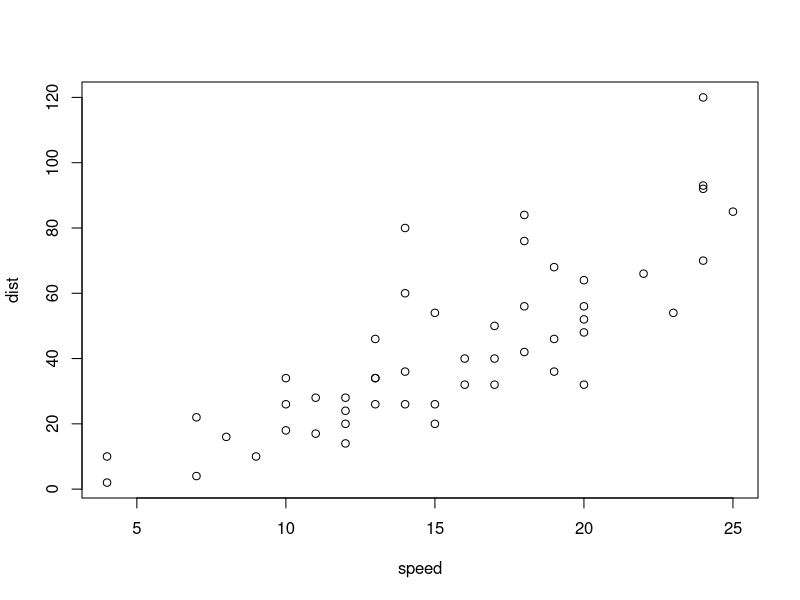
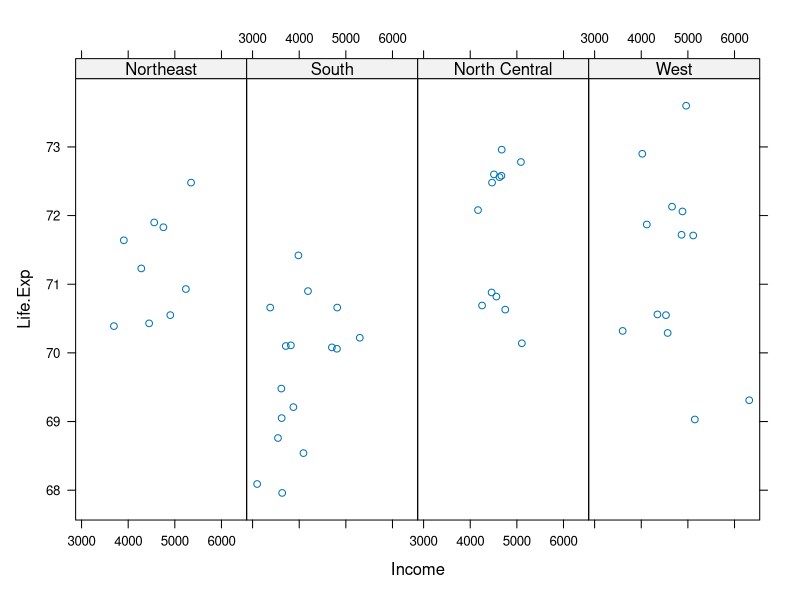
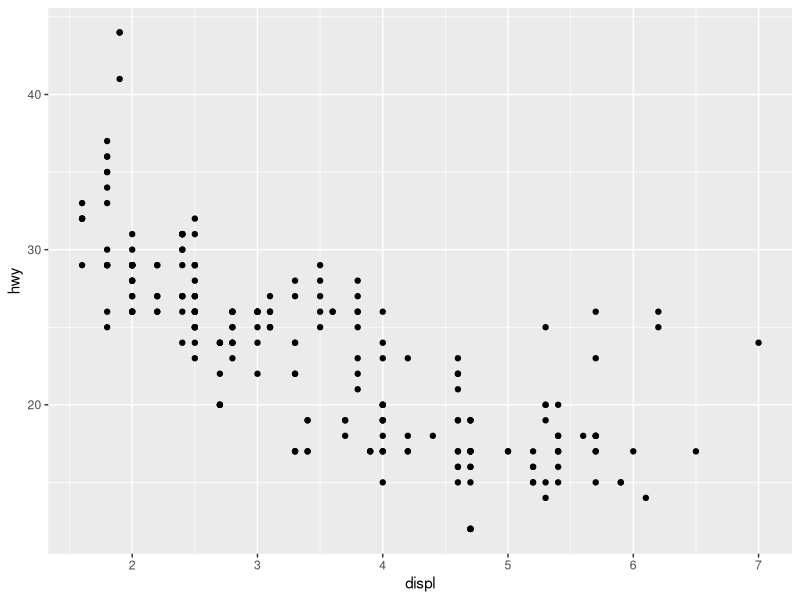
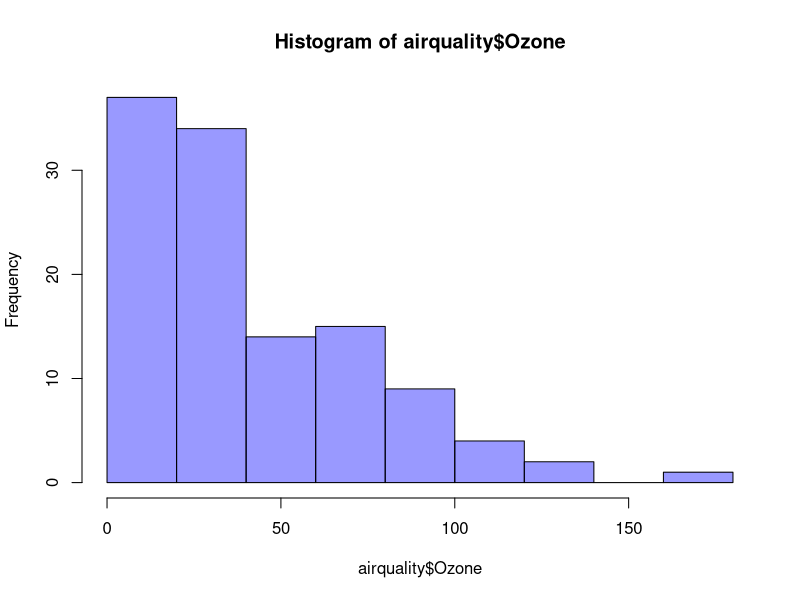
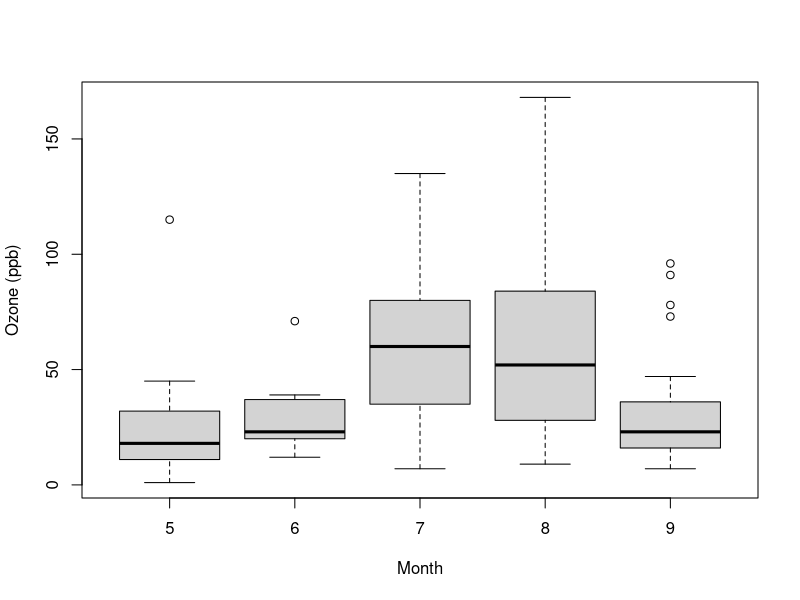
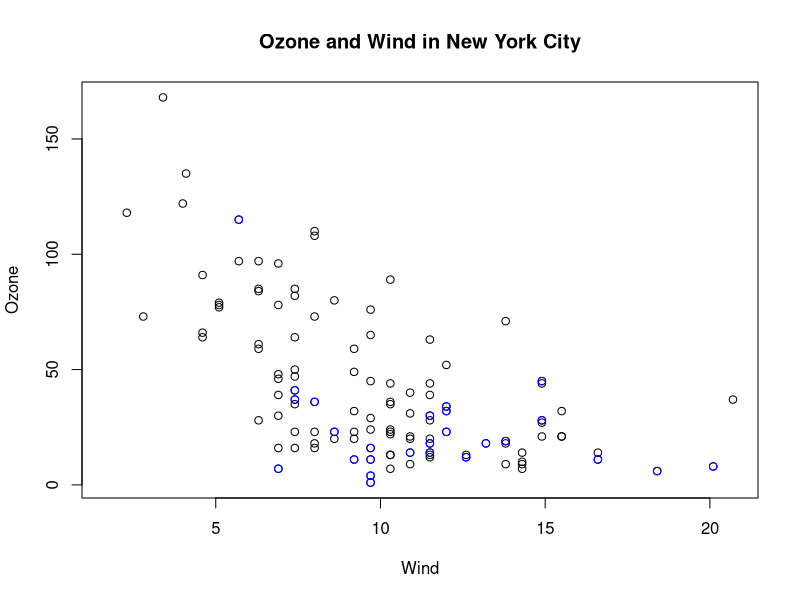
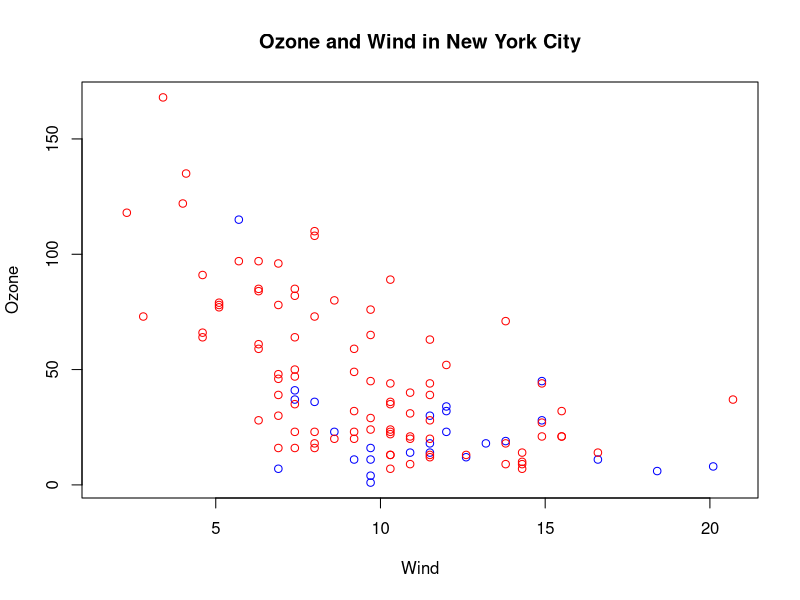

Write the R code that produced these figures, in order. (Note: this script raises an error after producing the figures.)
## ---- chunk 1
myfunction <- function() {
  x <- rnorm(100)
  mean(x)
}
 myfunction()
## ---- chunk 2
getwd()
## ---- chunk 3
#Base Plot
library(datasets)
data(cars)
with(cars, plot(speed, dist))
## ---- chunk 4
#Lattice Plot
library(lattice)
state <- data.frame(state.x77, region = state.region)
xyplot(Life.Exp ~ Income | region, data = state, layout = c(4,1))
## ---- chunk 5
#ggplot
library(ggplot2)
data(mpg)
qplot(displ, hwy, data = mpg)
## ---- chunk 6
#Simple Base Graphics: Histogram
library(datasets)

#Crear color
t_col <- function(color, percent = 50, name = NULL) {
  rgb.val <- col2rgb(color)
  t.col <- rgb(rgb.val[1], rgb.val[2], rgb.val[3],
             max = 255,
             alpha = (100 - percent) * 255 / 100,
             names = name)
  invisible(t.col)
}

micolor <- t_col("blue", perc = 60, name = "lr.blue")
#par(bg = "blue")
hist(airquality$Ozone, col = micolor) #Draw a new plot
## ---- chunk 7
#Simple Base Graphics: Boxplot



library(datasets)
airquality <- transform(airquality, Month = factor(Month))
boxplot(Ozone ~ Month, airquality, xlab = "Month", ylab = "Ozone (ppb)")
## ---- chunk 8
library(ggplot2)
with(airquality, plot(Wind, Ozone, main = "Ozone and Wind in New York City"))
with( subset( airquality, Month == 5), points(Wind, Ozone, col = "blue"))
## ---- chunk 9
with(airquality, plot( Wind, Ozone, main = "Ozone and Wind in New York City", type = "n"))
with( subset( airquality, Month == 5), points( Wind, Ozone, col = "blue"))
with( subset( airquality, Month != 5), points( Wind, Ozone, col = "red"))
legend("topright", pch = 1, col = 1, col = c("blue", "red"), legend = c( "May", "Other Months"))
## ---- chunk 10
with( airquality, plot( Wind, Ozone, main = "Ozone and Wind in New York City", pch = 20))
model <- lm( Ozone ~ Wind, airquality)
abline( model, lwd = 2, col = "blue")
summary(model)
## ---- chunk 11
par( mfrow = c(1,2))
with( airquality, {
  plot( Wind, Ozone, main = "Ozone and Wind", pch = 7)
  plot( Solar.R, Ozone, main = "Ozone and Solar Radiation")
})
## ---- chunk 12
par( mfrow = c(1,3), mar = c( 4, 4, 2, 1), oma = c( 0, 0, 2, 0))
with( airquality, {
  plot(Wind, Ozone, main = "Ozone and Wind")
  plot( Solar.R, Ozone, main = "Ozone and Solar Radiation")
  plot(Temp, Ozone, main = "Ozone and Temperature")
  mtext("Ozone and Weather in New York City", outer = TRUE)
})
## ---- chunk 13
x <- rnorm(100)
hist(x)
y <- rnorm(100)
plot(x, y)
par(mar = c(3 ,3 ,3 ,3 ))
plot(x, y)
## ---- chunk 14
Y <- rnorm(100)
plot(x, y, pch = 20)
title("Scatterplot")
text(-2, -2, "Label")
legend("topleft", legend = "Data", pch = 20)
fit <- lm(y ~ x)
abline(fit, lwd = 3, col = "blue")
## ---- chunk 15
z <- rpois(100, 2)
par(mfrow = c(2, 1))
plot(x, y, pch = 20, ylab = "Eje Y")
plot(x, z, pch = 18)
## ---- chunk 16
library(lattice)
library(datasets)

##Simple scatterplot
xyplot(Ozone ~ Wind, data = airquality)
## ---- chunk 17
airquality <- transform(airquality, Month = factor(Month))
xyplot(Ozone ~ Wind | Month, data = airquality, layout = c(5,1))
## ---- chunk 18
set.seed(10)
x <- rnorm(100)
f <- rep(0:1, each = 50)
y <- x + f -f * x + rnorm(100, sd = 0.5)
f <- factor(f, labels = c("Group 1", "Group 2"))
xyplot(y ~ x | f, layout = c(2,1)) #Plot con dos paneles
## ---- chunk 19
## Custom panel function
xyplot(y ~ x | f, panel = function(x, y, ...){
  panel.xyplot(x, y, ...) ## Default panel function
  panel.abline(h = median(y),lty = 2)
})
## ---- chunk 20
## Custom panel function
xyplot(y ~ x | f, panel = function(x, y, ...){
  panel.xyplot(x, y, ...) ## Default panel function
  panel.lmline(x, y, col = 2) ##linear regression
})
## ---- chunk 21
library(ggplot2)
str(mpg)
## ---- chunk 22
qplot(displ, hwy, data = mpg)
## ---- chunk 23
qplot(displ, hwy, data = mpg, color = drv)
## ---- chunk 24
qplot(displ, hwy, data = mpg, geom = c("point", "smooth"))
## ---- chunk 25
qplot(hwy, data = mpg, fill = drv)
## ---- chunk 26
qplot(displ,hwy, data = mpg, facets = .~drv)
qplot(hwy, data = mpg, facets = drv~., binwidth = 2)
## ---- chunk 27
qplot(log(hwy), data = mpg)
qplot(log(hwy), data = mpg, geom = "density")
qplot(log(hwy), data = mpg, geom = "density", color = drv)
## ---- chunk 28
qplot(log(displ),log(hwy), data = mpg, color = drv)+geom_smooth(method = "lm")
qplot(log(displ),log(hwy), data = mpg, facets =  .~drv)+geom_smooth(method = "lm")

## ---- chunk 29
library(ggplot2)
g <- ggplot(mpg, aes(displ, hwy))
summary(g)
p <- g + geom_point() 
print(p)
## ---- chunk 30
g <- ggplot(mpg, aes(displ, hwy))
p <- g + geom_point(color = "steelblue", size =4, alpha = (1/2)) 
print(p)
p <- g + geom_point(aes(color = cty), size =4, alpha = (1/2)) 
print(p)
## ---- chunk 31
testdat <- data.frame(x= 1:100, y = rnorm(100))
g <- ggplot(testdat, aes( x= x, y = y))
g+geom_line() + coord_cartesian(ylim = c(-3,3))

## ---- chunk 32
set.seed(1234)
par(mar = c(0, 0, 0, 0))
x <- rnorm(12, mean = rep(1:3, each = 4), sd =0.2)
y <- rnorm(12, mean = rep(c(1,2,1),each = 4), sd =.2)
plot(x, y, col = "blue", pch = 19, cex = 2)
text(x + .05, y + .05, labels = as.character(1:12))

## ---- chunk 33
dataFrame <- data.frame(x = x, y = y)
dist(dataFrame)
## ---- chunk 34
dataFrame <- data.frame(x=x, y=y)
distxy <- dist(dataFrame)
hClustering <- hclust(distxy)
plot(hClustering)
## ---- chunk 35
myplclust <- function(hclust, lab = hclust$labels, lab.col = rep(1,length(hclust$labels)), hang = 0.1,...){
  y < -rep(hclust$height,2)
  x <- as.numeric(hclust$merge)
  y <- y[which(x < 0)]
  x <- x[which(x < 0)]
  x <- abs(x)
  y <- y[order(x)]
  x <- x[order(x)]
  plot(hclust, labels = FALSE, hang = hang, ...)
  text(x = x, y = y[hclust$order] - (max(hclust$height) + hang), labels = lab[hclust$order], col = lab.col[hclust$order], srt = 90, adj = c(1,0.5), xpd = NA, ...)
}
## ---- chunk 36
dataFrame <- data.frame(x = x, y = y)
distxy <- dist(dataFrame)
hClusterin <- hclust(distxy)
myplclust(hClustering, lab = rep(1:3, each = 4), lab.col = rep(1:3, each = 4))
## ---- chunk 37
dataFrame <- data.frame(x = x, y = y)
set.seed(143)
dataMatrix <- as.matrix(dataFrame)[sample(1:12), ]
heatmap(dataMatrix)
## ---- chunk 38
set.seed(1234)
par(mar = c(0, 0, 0, 0))
x <- rnorm(12, mean = rep(1:3, each = 4), sd =0.2)
y <- rnorm(12, mean = rep(c(1,2,1),each = 4), sd =.2)
plot(x, y, col = "blue", pch = 19, cex = 2)
text(x + .05, y + .05, labels = as.character(1:12))
## ---- chunk 39
dataFrame <- data.frame(x, y)
kmeansObj <- kmeans(dataFrame, centers = 3)
names(kmeansObj)
## ---- chunk 40
kmeansObj$cluster
## ---- chunk 41
par(mar = rep(0.2, 4))
plot(x, y, col = kmeansObj$cluster, pch = 19, cex = 2)
points(kmeansObj$centers, col = 1:3, pch = 3, cex = 3, lwd = 3)
## ---- chunk 42
set.seed(1234)
dataMatrix <- as.matrix(dataFrame)[sample(1:12), ]
kmeansObj2 <- kmeans(dataMatrix, centers = 3)
par(mfrow = c(1,2), mar = c(2, 4, .1, .1))
image(t(dataMatrix)[, nrow(dataMatrix):1], yaxt = "n")
image(t(dataMatrix)[, order(kmeansObj$cluster):1], yaxt = "n")
## ---- chunk 43
set.seed(12345)
par(mar = rep(.2,4))
dataMatrix <- matrix(rnorm(400), nrow = 40)
image(1:10, 1:40, t(dataMatrix)[, nrow(dataMatrix):1])
## ---- chunk 44
set.seed(678910)
for (i in 1:40) {
  #flip a coin
  coinFlip <- rbinom(1, size = 1, prob = .5)
  #if coin is heads add a common pattern to that row
  if (coinFlip) {
    dataMatrix[i,] <- dataMatrix[i,] + rep(c(0,3), each = 5)
  }
}
## ---- chunk 45
par(mar = rep(.2,4))
image(1:10, 1:40, t(dataMatrix) [, nrow(dataMatrix):1])
## ---- chunk 46
pal <- colorRampPalette(c("red", "yellow"))
pal(2)
pal(10)
## ---- chunk 47
install.packages("RColorBrewer")
## ---- chunk 48
library(RColorBrewer)
cols <- brewer.pal(3, "BuGn")
cols
## ---- chunk 49
pal <- colorRampPalette(cols)
image(volcano, col = pal(20))
## ---- chunk 50
x <- rnorm(10000)
y <- rnorm(10000)
smoothScatter(x, y)
## ---- chunk 51
plot(x, y, pch = 19)
## ---- chunk 52
plot(x, y, col = rgb(.80, .74, .51, .1), pch = 19)
